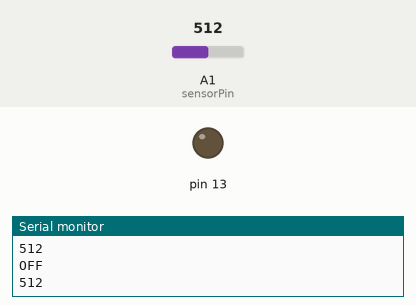
This sketch was run on a simulated Arduino Uno, built with avr-gcc and run on an emulated ATmega328P. Shown: output pins drawn as LEDs (lit = HIGH), the last lines printed to the serial monitor. The inputs (shaded band) are chosen by the test bench; at power-on: A1 (sensorPin) = 512.

Above: at 1.2 s.
1.3 s: A1 (sensorPin) set to 410
2.8 s: A1 (sensorPin) set to 384
At 4.0 s:
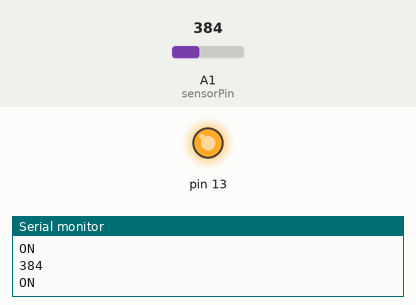
4.3 s: A1 (sensorPin) set to 511
At 5.1 s:
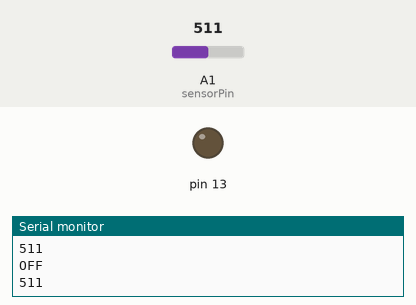
5.8 s: A1 (sensorPin) set to 390
At 6.5 s:
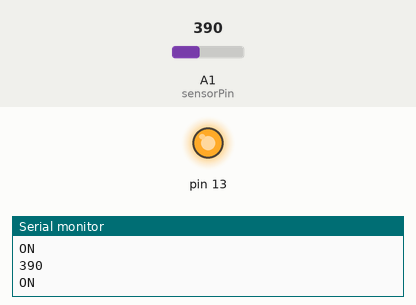
Timing chart, 0 to 8.3 s (numbered marks = the images above; inputs shaded):
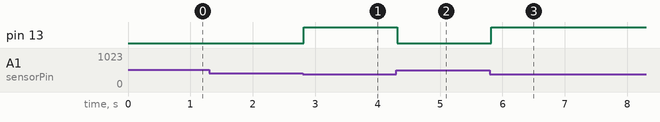

The sketch:

ldr.ino
```cpp
int sensorPin = 1;            // select the input pin for the ldr
unsigned int sensorValue = 0;  // variable to store the value coming from the ldr

void setup()
{
  pinMode(13, OUTPUT);
  //Start Serial port
  Serial.begin(9600);        // start serial for output - for testing
}

void loop()
{
  // read the value from the ldr:
  sensorValue = analogRead(sensorPin);
   Serial.println(sensorValue);
  if(sensorValue<400) {
    Serial.println("ON");
    digitalWrite(13, HIGH);   // set the LED on
  }
  else {
        Serial.println("OFF");
   digitalWrite(13, LOW);   // set the LED on
  }

  // For DEBUGGING - Print out our data, uncomment the lines below
  //Serial.print(sensorValue, DEC);     // print the value (0 to 1024)
  //Serial.println("");                   // print carriage return
  //delay(500);
}
```

Measured:
- the behaviour switches between 400 and 399 on A1 (sensorPin) (found by bisection; images 0 and 1)
- after the input at 2.8 s, pin 13: LOW → HIGH at once
- after the input at 4.3 s, pin 13: HIGH → LOW at once
- after the input at 5.8 s, pin 13: LOW → HIGH at once
